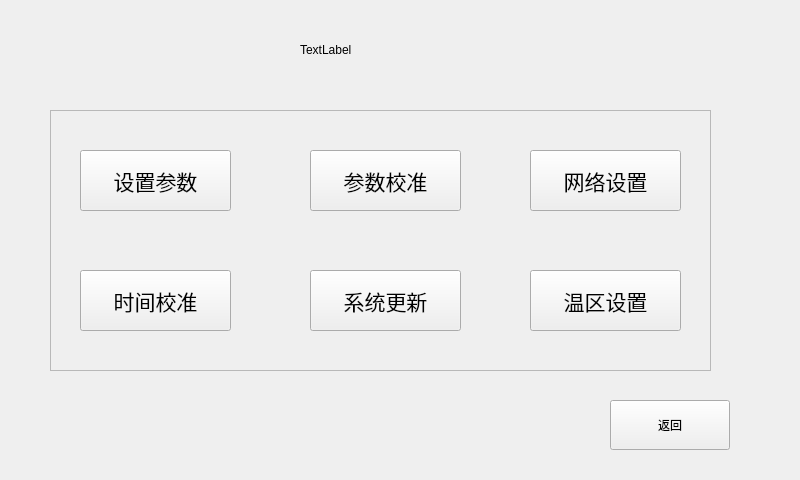
<?xml version="1.0" encoding="UTF-8"?>
<ui version="4.0">
 <class>SysSetting</class>
 <widget class="QWidget" name="SysSetting">
  <property name="geometry">
   <rect>
    <x>0</x>
    <y>0</y>
    <width>800</width>
    <height>480</height>
   </rect>
  </property>
  <property name="windowTitle">
   <string>Form</string>
  </property>
  <widget class="QPushButton" name="pbExit">
   <property name="geometry">
    <rect>
     <x>610</x>
     <y>400</y>
     <width>120</width>
     <height>50</height>
    </rect>
   </property>
   <property name="text">
    <string>返回</string>
   </property>
  </widget>
  <widget class="QFrame" name="frame">
   <property name="geometry">
    <rect>
     <x>50</x>
     <y>110</y>
     <width>661</width>
     <height>261</height>
    </rect>
   </property>
   <property name="frameShape">
    <enum>QFrame::StyledPanel</enum>
   </property>
   <property name="frameShadow">
    <enum>QFrame::Raised</enum>
   </property>
   <widget class="QPushButton" name="pbParaSet">
    <property name="geometry">
     <rect>
      <x>30</x>
      <y>40</y>
      <width>151</width>
      <height>61</height>
     </rect>
    </property>
    <property name="font">
     <font>
      <pointsize>16</pointsize>
     </font>
    </property>
    <property name="text">
     <string>设置参数</string>
    </property>
   </widget>
   <widget class="QPushButton" name="pbTimeCali">
    <property name="geometry">
     <rect>
      <x>30</x>
      <y>160</y>
      <width>151</width>
      <height>61</height>
     </rect>
    </property>
    <property name="font">
     <font>
      <pointsize>16</pointsize>
     </font>
    </property>
    <property name="text">
     <string>时间校准</string>
    </property>
   </widget>
   <widget class="QPushButton" name="pbParaCali">
    <property name="geometry">
     <rect>
      <x>260</x>
      <y>40</y>
      <width>151</width>
      <height>61</height>
     </rect>
    </property>
    <property name="font">
     <font>
      <pointsize>16</pointsize>
     </font>
    </property>
    <property name="text">
     <string>参数校准</string>
    </property>
   </widget>
   <widget class="QPushButton" name="pbUpDate">
    <property name="geometry">
     <rect>
      <x>260</x>
      <y>160</y>
      <width>151</width>
      <height>61</height>
     </rect>
    </property>
    <property name="font">
     <font>
      <pointsize>16</pointsize>
     </font>
    </property>
    <property name="text">
     <string>系统更新</string>
    </property>
   </widget>
   <widget class="QPushButton" name="pbNetSet">
    <property name="geometry">
     <rect>
      <x>480</x>
      <y>40</y>
      <width>151</width>
      <height>61</height>
     </rect>
    </property>
    <property name="font">
     <font>
      <pointsize>16</pointsize>
     </font>
    </property>
    <property name="text">
     <string>网络设置</string>
    </property>
   </widget>
   <widget class="QPushButton" name="pbTempSet">
    <property name="geometry">
     <rect>
      <x>480</x>
      <y>160</y>
      <width>151</width>
      <height>61</height>
     </rect>
    </property>
    <property name="font">
     <font>
      <pointsize>16</pointsize>
     </font>
    </property>
    <property name="text">
     <string>温区设置</string>
    </property>
   </widget>
  </widget>
  <widget class="QLabel" name="lb_Title">
   <property name="geometry">
    <rect>
     <x>300</x>
     <y>30</y>
     <width>200</width>
     <height>40</height>
    </rect>
   </property>
   <property name="text">
    <string>TextLabel</string>
   </property>
  </widget>
  <zorder>frame</zorder>
  <zorder>pbExit</zorder>
  <zorder>lb_Title</zorder>
 </widget>
 <resources/>
 <connections/>
</ui>
